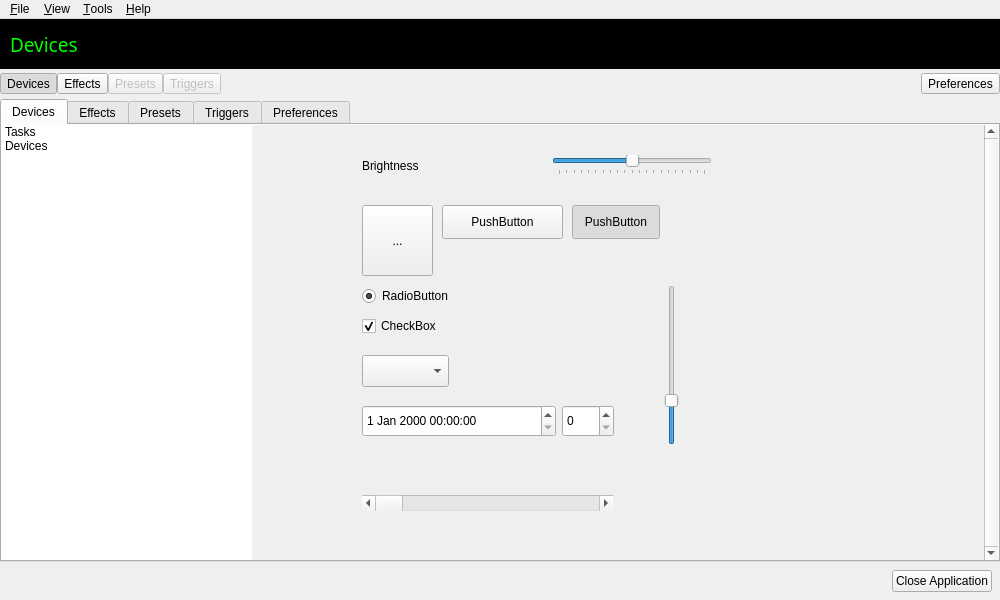
<?xml version="1.0" encoding="UTF-8"?>
<ui version="4.0">
 <class>MainWindow</class>
 <widget class="QMainWindow" name="MainWindow">
  <property name="geometry">
   <rect>
    <x>0</x>
    <y>0</y>
    <width>1000</width>
    <height>600</height>
   </rect>
  </property>
  <property name="windowTitle">
   <string>Polychromatic</string>
  </property>
  <property name="windowIcon">
   <iconset>
    <normaloff>img/general/controller.svg</normaloff>img/general/controller.svg</iconset>
  </property>
  <property name="toolButtonStyle">
   <enum>Qt::ToolButtonTextUnderIcon</enum>
  </property>
  <widget class="QWidget" name="CentralWidget">
   <layout class="QVBoxLayout" name="verticalLayout">
    <property name="spacing">
     <number>0</number>
    </property>
    <property name="leftMargin">
     <number>0</number>
    </property>
    <property name="topMargin">
     <number>0</number>
    </property>
    <property name="rightMargin">
     <number>0</number>
    </property>
    <property name="bottomMargin">
     <number>0</number>
    </property>
    <item>
     <widget class="QWidget" name="Header" native="true">
      <property name="minimumSize">
       <size>
        <width>1000</width>
        <height>50</height>
       </size>
      </property>
      <property name="maximumSize">
       <size>
        <width>16777215</width>
        <height>60</height>
       </size>
      </property>
      <property name="styleSheet">
       <string notr="true">#Header { background-color: #000; background-position: right bottom; background-repeat: no-repeat; }</string>
      </property>
      <layout class="QHBoxLayout" name="horizontalLayout">
       <property name="leftMargin">
        <number>10</number>
       </property>
       <property name="topMargin">
        <number>0</number>
       </property>
       <property name="rightMargin">
        <number>0</number>
       </property>
       <property name="bottomMargin">
        <number>0</number>
       </property>
       <item>
        <widget class="QLabel" name="HeaderText">
         <property name="font">
          <font>
           <family>Play</family>
           <pointsize>14</pointsize>
           <weight>50</weight>
           <bold>false</bold>
          </font>
         </property>
         <property name="styleSheet">
          <string notr="true">color: lime</string>
         </property>
         <property name="text">
          <string>Devices</string>
         </property>
        </widget>
       </item>
      </layout>
     </widget>
    </item>
    <item>
     <widget class="QWidget" name="MainTabCustom" native="true">
      <property name="minimumSize">
       <size>
        <width>0</width>
        <height>30</height>
       </size>
      </property>
      <property name="baseSize">
       <size>
        <width>0</width>
        <height>30</height>
       </size>
      </property>
      <layout class="QHBoxLayout" name="horizontalLayout_3">
       <property name="spacing">
        <number>0</number>
       </property>
       <property name="leftMargin">
        <number>0</number>
       </property>
       <property name="topMargin">
        <number>0</number>
       </property>
       <property name="rightMargin">
        <number>0</number>
       </property>
       <property name="bottomMargin">
        <number>0</number>
       </property>
       <item>
        <widget class="QToolButton" name="DevicesTabButton">
         <property name="text">
          <string>Devices</string>
         </property>
         <property name="icon">
          <iconset>
           <normaloff>img/tabs/inactive/devices.svg</normaloff>
           <normalon>img/tabs/active/devices.svg</normalon>img/tabs/inactive/devices.svg</iconset>
         </property>
         <property name="iconSize">
          <size>
           <width>20</width>
           <height>20</height>
          </size>
         </property>
         <property name="checkable">
          <bool>true</bool>
         </property>
         <property name="checked">
          <bool>true</bool>
         </property>
         <property name="toolButtonStyle">
          <enum>Qt::ToolButtonTextBesideIcon</enum>
         </property>
        </widget>
       </item>
       <item>
        <widget class="QToolButton" name="EffectsTabButton">
         <property name="text">
          <string>Effects</string>
         </property>
         <property name="icon">
          <iconset>
           <normaloff>img/tabs/inactive/effects.svg</normaloff>
           <normalon>img/tabs/active/effects.svg</normalon>img/tabs/inactive/effects.svg</iconset>
         </property>
         <property name="iconSize">
          <size>
           <width>20</width>
           <height>20</height>
          </size>
         </property>
         <property name="checkable">
          <bool>true</bool>
         </property>
         <property name="checked">
          <bool>false</bool>
         </property>
         <property name="toolButtonStyle">
          <enum>Qt::ToolButtonTextBesideIcon</enum>
         </property>
         <property name="arrowType">
          <enum>Qt::NoArrow</enum>
         </property>
        </widget>
       </item>
       <item>
        <widget class="QToolButton" name="PresetsTabButton">
         <property name="enabled">
          <bool>false</bool>
         </property>
         <property name="text">
          <string>Presets</string>
         </property>
         <property name="icon">
          <iconset>
           <normaloff>img/tabs/inactive/presets.svg</normaloff>
           <normalon>img/tabs/active/presets.svg</normalon>img/tabs/inactive/presets.svg</iconset>
         </property>
         <property name="iconSize">
          <size>
           <width>20</width>
           <height>20</height>
          </size>
         </property>
         <property name="checkable">
          <bool>true</bool>
         </property>
         <property name="checked">
          <bool>false</bool>
         </property>
         <property name="toolButtonStyle">
          <enum>Qt::ToolButtonTextBesideIcon</enum>
         </property>
         <property name="arrowType">
          <enum>Qt::NoArrow</enum>
         </property>
        </widget>
       </item>
       <item>
        <widget class="QToolButton" name="TriggersTabButton">
         <property name="enabled">
          <bool>false</bool>
         </property>
         <property name="text">
          <string>Triggers</string>
         </property>
         <property name="icon">
          <iconset>
           <normaloff>img/tabs/inactive/triggers.svg</normaloff>
           <normalon>img/tabs/active/triggers.svg</normalon>img/tabs/inactive/triggers.svg</iconset>
         </property>
         <property name="iconSize">
          <size>
           <width>20</width>
           <height>20</height>
          </size>
         </property>
         <property name="checkable">
          <bool>true</bool>
         </property>
         <property name="checked">
          <bool>false</bool>
         </property>
         <property name="toolButtonStyle">
          <enum>Qt::ToolButtonTextBesideIcon</enum>
         </property>
         <property name="arrowType">
          <enum>Qt::NoArrow</enum>
         </property>
        </widget>
       </item>
       <item>
        <spacer name="TabsSpacer">
         <property name="orientation">
          <enum>Qt::Horizontal</enum>
         </property>
         <property name="sizeHint" stdset="0">
          <size>
           <width>40</width>
           <height>20</height>
          </size>
         </property>
        </spacer>
       </item>
       <item>
        <widget class="QToolButton" name="PreferencesTabButton">
         <property name="enabled">
          <bool>true</bool>
         </property>
         <property name="text">
          <string>Preferences</string>
         </property>
         <property name="icon">
          <iconset>
           <normaloff>img/tabs/inactive/preferences.svg</normaloff>
           <normalon>img/tabs/active/preferences.svg</normalon>img/tabs/inactive/preferences.svg</iconset>
         </property>
         <property name="iconSize">
          <size>
           <width>20</width>
           <height>20</height>
          </size>
         </property>
         <property name="checkable">
          <bool>true</bool>
         </property>
         <property name="checked">
          <bool>false</bool>
         </property>
         <property name="toolButtonStyle">
          <enum>Qt::ToolButtonTextBesideIcon</enum>
         </property>
         <property name="arrowType">
          <enum>Qt::NoArrow</enum>
         </property>
        </widget>
       </item>
      </layout>
     </widget>
    </item>
    <item>
     <widget class="QTabWidget" name="MainTabWidget">
      <property name="tabShape">
       <enum>QTabWidget::Rounded</enum>
      </property>
      <property name="currentIndex">
       <number>0</number>
      </property>
      <property name="iconSize">
       <size>
        <width>20</width>
        <height>20</height>
       </size>
      </property>
      <widget class="QWidget" name="DevicesTab">
       <attribute name="icon">
        <iconset>
         <normaloff>img/tabs/inactive/devices.svg</normaloff>
         <normalon>img/tabs/active/devices.svg</normalon>img/tabs/inactive/devices.svg</iconset>
       </attribute>
       <attribute name="title">
        <string>Devices</string>
       </attribute>
       <layout class="QHBoxLayout" name="horizontalLayout_2">
        <property name="spacing">
         <number>0</number>
        </property>
        <property name="leftMargin">
         <number>0</number>
        </property>
        <property name="topMargin">
         <number>0</number>
        </property>
        <property name="rightMargin">
         <number>0</number>
        </property>
        <property name="bottomMargin">
         <number>0</number>
        </property>
        <item>
         <widget class="QWidget" name="DeviceSidebar" native="true">
          <property name="minimumSize">
           <size>
            <width>250</width>
            <height>0</height>
           </size>
          </property>
          <property name="maximumSize">
           <size>
            <width>250</width>
            <height>16777215</height>
           </size>
          </property>
          <layout class="QVBoxLayout" name="verticalLayout_4">
           <property name="spacing">
            <number>0</number>
           </property>
           <property name="leftMargin">
            <number>0</number>
           </property>
           <property name="topMargin">
            <number>0</number>
           </property>
           <property name="rightMargin">
            <number>0</number>
           </property>
           <property name="bottomMargin">
            <number>0</number>
           </property>
           <item>
            <widget class="QTreeWidget" name="DeviceSidebarTree">
             <property name="focusPolicy">
              <enum>Qt::NoFocus</enum>
             </property>
             <property name="frameShape">
              <enum>QFrame::NoFrame</enum>
             </property>
             <property name="horizontalScrollBarPolicy">
              <enum>Qt::ScrollBarAlwaysOff</enum>
             </property>
             <property name="iconSize">
              <size>
               <width>22</width>
               <height>22</height>
              </size>
             </property>
             <property name="rootIsDecorated">
              <bool>false</bool>
             </property>
             <property name="headerHidden">
              <bool>true</bool>
             </property>
             <property name="expandsOnDoubleClick">
              <bool>false</bool>
             </property>
             <column>
              <property name="text">
               <string>Devices</string>
              </property>
             </column>
             <item>
              <property name="text">
               <string>Tasks</string>
              </property>
              <property name="flags">
               <set>ItemIsDragEnabled|ItemIsDropEnabled|ItemIsUserCheckable|ItemIsEnabled</set>
              </property>
              <item>
               <property name="text">
                <string>Apply to All</string>
               </property>
               <property name="icon">
                <iconset>
                 <normaloff>img/devices/all.svg</normaloff>img/devices/all.svg</iconset>
               </property>
              </item>
             </item>
             <item>
              <property name="text">
               <string>Devices</string>
              </property>
              <property name="flags">
               <set>ItemIsDragEnabled|ItemIsDropEnabled|ItemIsUserCheckable|ItemIsEnabled</set>
              </property>
              <item>
               <property name="text">
                <string>Example 1</string>
               </property>
              </item>
              <item>
               <property name="text">
                <string>Example 2</string>
               </property>
              </item>
             </item>
            </widget>
           </item>
          </layout>
         </widget>
        </item>
        <item>
         <widget class="QScrollArea" name="DeviceScrollArea">
          <property name="frameShape">
           <enum>QFrame::NoFrame</enum>
          </property>
          <property name="frameShadow">
           <enum>QFrame::Plain</enum>
          </property>
          <property name="verticalScrollBarPolicy">
           <enum>Qt::ScrollBarAlwaysOn</enum>
          </property>
          <property name="horizontalScrollBarPolicy">
           <enum>Qt::ScrollBarAlwaysOff</enum>
          </property>
          <property name="widgetResizable">
           <bool>true</bool>
          </property>
          <widget class="QWidget" name="DeviceContents">
           <property name="geometry">
            <rect>
             <x>0</x>
             <y>0</y>
             <width>721</width>
             <height>428</height>
            </rect>
           </property>
           <widget class="QPushButton" name="pushButton">
            <property name="enabled">
             <bool>true</bool>
            </property>
            <property name="geometry">
             <rect>
              <x>190</x>
              <y>80</y>
              <width>121</width>
              <height>34</height>
             </rect>
            </property>
            <property name="text">
             <string>PushButton</string>
            </property>
            <property name="iconSize">
             <size>
              <width>20</width>
              <height>20</height>
             </size>
            </property>
           </widget>
           <widget class="QToolButton" name="toolButton">
            <property name="enabled">
             <bool>true</bool>
            </property>
            <property name="geometry">
             <rect>
              <x>110</x>
              <y>80</y>
              <width>71</width>
              <height>71</height>
             </rect>
            </property>
            <property name="text">
             <string>...</string>
            </property>
           </widget>
           <widget class="QRadioButton" name="radioButton">
            <property name="enabled">
             <bool>true</bool>
            </property>
            <property name="geometry">
             <rect>
              <x>110</x>
              <y>160</y>
              <width>105</width>
              <height>22</height>
             </rect>
            </property>
            <property name="text">
             <string>RadioButton</string>
            </property>
            <property name="checked">
             <bool>true</bool>
            </property>
           </widget>
           <widget class="QCheckBox" name="checkBox">
            <property name="enabled">
             <bool>true</bool>
            </property>
            <property name="geometry">
             <rect>
              <x>110</x>
              <y>190</y>
              <width>88</width>
              <height>22</height>
             </rect>
            </property>
            <property name="text">
             <string>CheckBox</string>
            </property>
            <property name="checked">
             <bool>true</bool>
            </property>
           </widget>
           <widget class="QComboBox" name="comboBox">
            <property name="enabled">
             <bool>true</bool>
            </property>
            <property name="geometry">
             <rect>
              <x>110</x>
              <y>230</y>
              <width>87</width>
              <height>32</height>
             </rect>
            </property>
           </widget>
           <widget class="QDateTimeEdit" name="dateTimeEdit">
            <property name="enabled">
             <bool>true</bool>
            </property>
            <property name="geometry">
             <rect>
              <x>110</x>
              <y>280</y>
              <width>194</width>
              <height>32</height>
             </rect>
            </property>
           </widget>
           <widget class="QPushButton" name="pushButton_2">
            <property name="geometry">
             <rect>
              <x>320</x>
              <y>80</y>
              <width>88</width>
              <height>34</height>
             </rect>
            </property>
            <property name="text">
             <string>PushButton</string>
            </property>
            <property name="checkable">
             <bool>true</bool>
            </property>
            <property name="checked">
             <bool>true</bool>
            </property>
           </widget>
           <widget class="QScrollBar" name="horizontalScrollBar">
            <property name="geometry">
             <rect>
              <x>110</x>
              <y>370</y>
              <width>251</width>
              <height>16</height>
             </rect>
            </property>
            <property name="orientation">
             <enum>Qt::Horizontal</enum>
            </property>
           </widget>
           <widget class="QSlider" name="horizontalSlider">
            <property name="enabled">
             <bool>true</bool>
            </property>
            <property name="geometry">
             <rect>
              <x>300</x>
              <y>30</y>
              <width>160</width>
              <height>20</height>
             </rect>
            </property>
            <property name="maximum">
             <number>100</number>
            </property>
            <property name="singleStep">
             <number>5</number>
            </property>
            <property name="value">
             <number>50</number>
            </property>
            <property name="orientation">
             <enum>Qt::Horizontal</enum>
            </property>
            <property name="tickPosition">
             <enum>QSlider::TicksBelow</enum>
            </property>
           </widget>
           <widget class="QSlider" name="verticalSlider">
            <property name="enabled">
             <bool>true</bool>
            </property>
            <property name="geometry">
             <rect>
              <x>410</x>
              <y>160</y>
              <width>20</width>
              <height>160</height>
             </rect>
            </property>
            <property name="value">
             <number>25</number>
            </property>
            <property name="orientation">
             <enum>Qt::Vertical</enum>
            </property>
            <property name="invertedAppearance">
             <bool>false</bool>
            </property>
            <property name="invertedControls">
             <bool>false</bool>
            </property>
            <property name="tickPosition">
             <enum>QSlider::NoTicks</enum>
            </property>
           </widget>
           <widget class="QLabel" name="label">
            <property name="enabled">
             <bool>true</bool>
            </property>
            <property name="geometry">
             <rect>
              <x>110</x>
              <y>30</y>
              <width>121</width>
              <height>21</height>
             </rect>
            </property>
            <property name="text">
             <string>Brightness</string>
            </property>
           </widget>
           <widget class="QSpinBox" name="spinBox">
            <property name="enabled">
             <bool>true</bool>
            </property>
            <property name="geometry">
             <rect>
              <x>310</x>
              <y>280</y>
              <width>52</width>
              <height>32</height>
             </rect>
            </property>
           </widget>
          </widget>
         </widget>
        </item>
       </layout>
      </widget>
      <widget class="QWidget" name="TabEffects">
       <attribute name="icon">
        <iconset>
         <normaloff>img/tabs/inactive/effects.svg</normaloff>
         <normalon>img/tabs/active/effects.svg</normalon>img/tabs/inactive/effects.svg</iconset>
       </attribute>
       <attribute name="title">
        <string>Effects</string>
       </attribute>
      </widget>
      <widget class="QWidget" name="TabPresets">
       <attribute name="icon">
        <iconset>
         <normaloff>img/tabs/inactive/presets.svg</normaloff>
         <normalon>img/tabs/active/presets.svg</normalon>img/tabs/inactive/presets.svg</iconset>
       </attribute>
       <attribute name="title">
        <string>Presets</string>
       </attribute>
      </widget>
      <widget class="QWidget" name="TabTriggers">
       <attribute name="icon">
        <iconset>
         <normaloff>img/tabs/inactive/triggers.svg</normaloff>
         <normalon>img/tabs/active/triggers.svg</normalon>img/tabs/inactive/triggers.svg</iconset>
       </attribute>
       <attribute name="title">
        <string>Triggers</string>
       </attribute>
      </widget>
      <widget class="QWidget" name="TabPreferences">
       <attribute name="icon">
        <iconset>
         <normaloff>img/tabs/inactive/preferences.svg</normaloff>
         <normalon>img/tabs/active/preferences.svg</normalon>img/tabs/inactive/preferences.svg</iconset>
       </attribute>
       <attribute name="title">
        <string>Preferences</string>
       </attribute>
      </widget>
     </widget>
    </item>
    <item>
     <widget class="QFrame" name="Footer">
      <property name="frameShape">
       <enum>QFrame::NoFrame</enum>
      </property>
      <property name="frameShadow">
       <enum>QFrame::Sunken</enum>
      </property>
      <layout class="QHBoxLayout" name="horizontalLayout_4">
       <property name="spacing">
        <number>0</number>
       </property>
       <property name="leftMargin">
        <number>8</number>
       </property>
       <property name="topMargin">
        <number>8</number>
       </property>
       <property name="rightMargin">
        <number>8</number>
       </property>
       <property name="bottomMargin">
        <number>8</number>
       </property>
       <item>
        <spacer name="FooterSpacer">
         <property name="orientation">
          <enum>Qt::Horizontal</enum>
         </property>
         <property name="sizeHint" stdset="0">
          <size>
           <width>40</width>
           <height>20</height>
          </size>
         </property>
        </spacer>
       </item>
       <item>
        <widget class="QPushButton" name="CloseApp">
         <property name="text">
          <string>Close Application</string>
         </property>
        </widget>
       </item>
      </layout>
     </widget>
    </item>
   </layout>
  </widget>
  <widget class="QMenuBar" name="menuBar">
   <property name="geometry">
    <rect>
     <x>0</x>
     <y>0</y>
     <width>1000</width>
     <height>31</height>
    </rect>
   </property>
   <widget class="QMenu" name="menuFile">
    <property name="title">
     <string>&amp;File</string>
    </property>
    <addaction name="actionNewEffect"/>
    <addaction name="actionNew_Preset_from_Existing_Devices"/>
    <addaction name="actionNew_Preset_from_Current_Devices"/>
    <addaction name="separator"/>
    <addaction name="actionQuitApp"/>
   </widget>
   <widget class="QMenu" name="menuView">
    <property name="title">
     <string>&amp;View</string>
    </property>
    <addaction name="actionDevices"/>
    <addaction name="actionEffects"/>
    <addaction name="actionPresets"/>
    <addaction name="actionTriggers"/>
    <addaction name="actionPreferences"/>
    <addaction name="separator"/>
    <addaction name="actionHide_Menu_Bar"/>
   </widget>
   <widget class="QMenu" name="menuHelp">
    <property name="title">
     <string>&amp;Help</string>
    </property>
    <addaction name="actionOnlineHelp"/>
    <addaction name="actionPolychromaticWebsite"/>
    <addaction name="actionWhat_s_New"/>
    <addaction name="actionReportBug"/>
    <addaction name="actionDonate"/>
    <addaction name="separator"/>
    <addaction name="actionAboutPolychromatic"/>
   </widget>
   <widget class="QMenu" name="menuTools">
    <property name="title">
     <string>&amp;Tools</string>
    </property>
    <widget class="QMenu" name="menuOpenRazer">
     <property name="title">
      <string>OpenRazer</string>
     </property>
     <property name="icon">
      <iconset>
       <normaloff>img/logo/openrazer.svg</normaloff>img/logo/openrazer.svg</iconset>
     </property>
     <addaction name="actionOpenRazerWebsite_2"/>
     <addaction name="actionOpenRazerReportBug"/>
     <addaction name="actionOpenRazerReleaseNotes"/>
     <addaction name="separator"/>
     <addaction name="actionOpenRazerTroubleshoot"/>
     <addaction name="actionOpenRazerConfigure"/>
     <addaction name="actionOpenRazerRestartDaemon"/>
     <addaction name="separator"/>
     <addaction name="actionOpenRazerOpenLog"/>
     <addaction name="separator"/>
     <addaction name="actionOpenRazerAbout"/>
    </widget>
    <addaction name="menuOpenRazer"/>
    <addaction name="separator"/>
    <addaction name="actionRestartTrayApplet"/>
    <addaction name="actionRestartHelper"/>
   </widget>
   <addaction name="menuFile"/>
   <addaction name="menuView"/>
   <addaction name="menuTools"/>
   <addaction name="menuHelp"/>
  </widget>
  <action name="actionNew_Effect">
   <property name="text">
    <string>New Effect...</string>
   </property>
   <property name="shortcut">
    <string>Ctrl+N</string>
   </property>
  </action>
  <action name="actionOnline_Help">
   <property name="text">
    <string>Online Help</string>
   </property>
   <property name="shortcut">
    <string>F1</string>
   </property>
  </action>
  <action name="actionReport_a_Bug">
   <property name="text">
    <string>Report a Bug...</string>
   </property>
  </action>
  <action name="actionTroubleshoot_OpenRazer">
   <property name="text">
    <string>Troubleshoot OpenRazer...</string>
   </property>
  </action>
  <action name="actionAbout_OpenRazer">
   <property name="text">
    <string>About OpenRazer</string>
   </property>
  </action>
  <action name="actionAbout_Polychromatic">
   <property name="text">
    <string>About Polychromatic</string>
   </property>
  </action>
  <action name="actionVisit_Website">
   <property name="text">
    <string>Visit Website</string>
   </property>
  </action>
  <action name="actionQuit">
   <property name="text">
    <string>Quit</string>
   </property>
   <property name="shortcut">
    <string>Ctrl+Q</string>
   </property>
  </action>
  <action name="actionNewEffect">
   <property name="icon">
    <iconset>
     <normaloff>img/tabs/active/effects.svg</normaloff>img/tabs/active/effects.svg</iconset>
   </property>
   <property name="text">
    <string>New Effect...</string>
   </property>
  </action>
  <action name="actionDevices">
   <property name="checkable">
    <bool>true</bool>
   </property>
   <property name="icon">
    <iconset>
     <normaloff>img/tabs/active/devices.svg</normaloff>img/tabs/active/devices.svg</iconset>
   </property>
   <property name="text">
    <string>Devices</string>
   </property>
   <property name="shortcut">
    <string>Ctrl+1</string>
   </property>
  </action>
  <action name="actionEffects">
   <property name="checkable">
    <bool>true</bool>
   </property>
   <property name="icon">
    <iconset>
     <normaloff>img/tabs/active/effects.svg</normaloff>img/tabs/active/effects.svg</iconset>
   </property>
   <property name="text">
    <string>Effects</string>
   </property>
   <property name="shortcut">
    <string>Ctrl+2</string>
   </property>
  </action>
  <action name="actionPresets">
   <property name="checkable">
    <bool>true</bool>
   </property>
   <property name="icon">
    <iconset>
     <normaloff>img/tabs/active/presets.svg</normaloff>img/tabs/active/presets.svg</iconset>
   </property>
   <property name="text">
    <string>Presets</string>
   </property>
   <property name="shortcut">
    <string>Ctrl+3</string>
   </property>
  </action>
  <action name="actionTriggers">
   <property name="checkable">
    <bool>true</bool>
   </property>
   <property name="icon">
    <iconset>
     <normaloff>img/tabs/active/triggers.svg</normaloff>img/tabs/active/triggers.svg</iconset>
   </property>
   <property name="text">
    <string>Triggers</string>
   </property>
   <property name="shortcut">
    <string>Ctrl+4</string>
   </property>
  </action>
  <action name="actionPreferences">
   <property name="checkable">
    <bool>true</bool>
   </property>
   <property name="icon">
    <iconset>
     <normaloff>img/tabs/active/preferences.svg</normaloff>img/tabs/active/preferences.svg</iconset>
   </property>
   <property name="text">
    <string>Preferences</string>
   </property>
   <property name="shortcut">
    <string>Ctrl+5</string>
   </property>
  </action>
  <action name="actionOnlineHelp">
   <property name="icon">
    <iconset>
     <normaloff>img/general/external.svg</normaloff>img/general/external.svg</iconset>
   </property>
   <property name="text">
    <string>Online Help</string>
   </property>
   <property name="shortcut">
    <string>F1</string>
   </property>
  </action>
  <action name="actionReportBug">
   <property name="text">
    <string>Report a Bug</string>
   </property>
  </action>
  <action name="actionHide_Menu_Bar">
   <property name="text">
    <string>Hide Menu Bar</string>
   </property>
  </action>
  <action name="actionDonate">
   <property name="text">
    <string>Donate</string>
   </property>
  </action>
  <action name="actionAboutOpenRazer">
   <property name="icon">
    <iconset>
     <normaloff>img/logo/openrazer.svg</normaloff>img/logo/openrazer.svg</iconset>
   </property>
   <property name="text">
    <string>About OpenRazer</string>
   </property>
  </action>
  <action name="actionOpenRazerWebsite">
   <property name="text">
    <string>OpenRazer Website</string>
   </property>
  </action>
  <action name="actionPolychromaticWebsite">
   <property name="text">
    <string>Website</string>
   </property>
  </action>
  <action name="actionAboutPolychromatic">
   <property name="icon">
    <iconset>
     <normaloff>img/logo/polychromatic.svg</normaloff>img/logo/polychromatic.svg</iconset>
   </property>
   <property name="text">
    <string>About</string>
   </property>
   <property name="menuRole">
    <enum>QAction::TextHeuristicRole</enum>
   </property>
  </action>
  <action name="actionQuitApp">
   <property name="icon">
    <iconset theme="application-exit">
     <normaloff>.</normaloff>.</iconset>
   </property>
   <property name="text">
    <string>Quit</string>
   </property>
   <property name="shortcut">
    <string>Ctrl+Q</string>
   </property>
   <property name="menuRole">
    <enum>QAction::QuitRole</enum>
   </property>
  </action>
  <action name="actionTroubleshoot">
   <property name="icon">
    <iconset>
     <normaloff>img/emblems/utility.svg</normaloff>img/emblems/utility.svg</iconset>
   </property>
   <property name="text">
    <string>Troubleshoot...</string>
   </property>
  </action>
  <action name="actionRestart_Daemon">
   <property name="icon">
    <iconset>
     <normaloff>img/general/refresh.svg</normaloff>img/general/refresh.svg</iconset>
   </property>
   <property name="text">
    <string>Restart Daemon</string>
   </property>
  </action>
  <action name="actionOpen_Log_File">
   <property name="text">
    <string>Open Log File</string>
   </property>
  </action>
  <action name="actionEdit_Configuration">
   <property name="text">
    <string>Edit Configuration</string>
   </property>
  </action>
  <action name="actionWhat_s_New">
   <property name="text">
    <string>What's New?</string>
   </property>
  </action>
  <action name="actionOpenRazerWebsite_2">
   <property name="icon">
    <iconset>
     <normaloff>img/general/external.svg</normaloff>img/general/external.svg</iconset>
   </property>
   <property name="text">
    <string>Website</string>
   </property>
  </action>
  <action name="actionOpenRazerTroubleshoot">
   <property name="icon">
    <iconset>
     <normaloff>img/emblems/utility.svg</normaloff>img/emblems/utility.svg</iconset>
   </property>
   <property name="text">
    <string>Troubleshoot...</string>
   </property>
  </action>
  <action name="actionOpenRazerReportBug">
   <property name="text">
    <string>Report a Bug</string>
   </property>
  </action>
  <action name="actionOpenRazerReleaseNotes">
   <property name="text">
    <string>What's New?</string>
   </property>
  </action>
  <action name="actionOpenRazerRestartDaemon">
   <property name="icon">
    <iconset>
     <normaloff>img/general/refresh.svg</normaloff>img/general/refresh.svg</iconset>
   </property>
   <property name="text">
    <string>Restart Daemon</string>
   </property>
  </action>
  <action name="actionOpenRazerOpenLog">
   <property name="text">
    <string>Open Log...</string>
   </property>
  </action>
  <action name="actionOpenRazerConfigure">
   <property name="icon">
    <iconset>
     <normaloff>img/general/edit.svg</normaloff>img/general/edit.svg</iconset>
   </property>
   <property name="text">
    <string>Configure...</string>
   </property>
  </action>
  <action name="actionOpenRazerAbout">
   <property name="icon">
    <iconset>
     <normaloff>img/logo/openrazer.svg</normaloff>img/logo/openrazer.svg</iconset>
   </property>
   <property name="text">
    <string>About OpenRazer</string>
   </property>
  </action>
  <action name="actionNew_Preset_from_Existing_Devices">
   <property name="icon">
    <iconset>
     <normaloff>img/tabs/active/presets.svg</normaloff>img/tabs/active/presets.svg</iconset>
   </property>
   <property name="text">
    <string>New Preset...</string>
   </property>
  </action>
  <action name="actionNew_Preset_from_Current_Devices">
   <property name="text">
    <string>New Preset from Current Settings</string>
   </property>
  </action>
  <action name="actionRestartTrayApplet">
   <property name="icon">
    <iconset>
     <normaloff>img/general/tray-applet.svg</normaloff>img/general/tray-applet.svg</iconset>
   </property>
   <property name="text">
    <string>Restart Tray Applet</string>
   </property>
  </action>
  <action name="actionRestartHelper">
   <property name="icon">
    <iconset>
     <normaloff>img/general/refresh.svg</normaloff>img/general/refresh.svg</iconset>
   </property>
   <property name="text">
    <string>Restart Background Tasks</string>
   </property>
  </action>
 </widget>
 <layoutdefault spacing="6" margin="0"/>
 <resources/>
 <connections/>
 <designerdata>
  <property name="gridDeltaX">
   <number>10</number>
  </property>
  <property name="gridDeltaY">
   <number>10</number>
  </property>
  <property name="gridSnapX">
   <bool>true</bool>
  </property>
  <property name="gridSnapY">
   <bool>true</bool>
  </property>
  <property name="gridVisible">
   <bool>true</bool>
  </property>
 </designerdata>
</ui>
